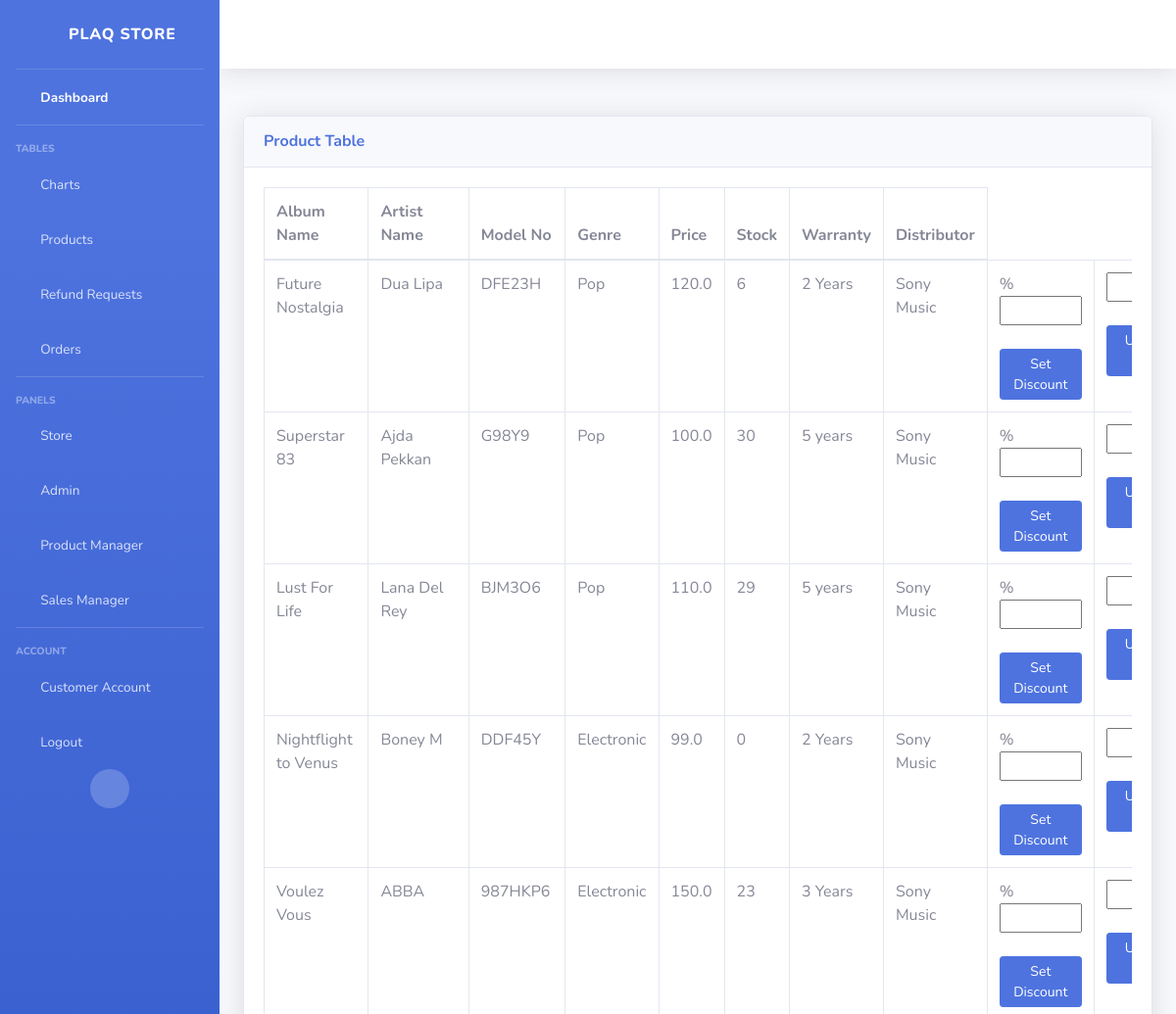
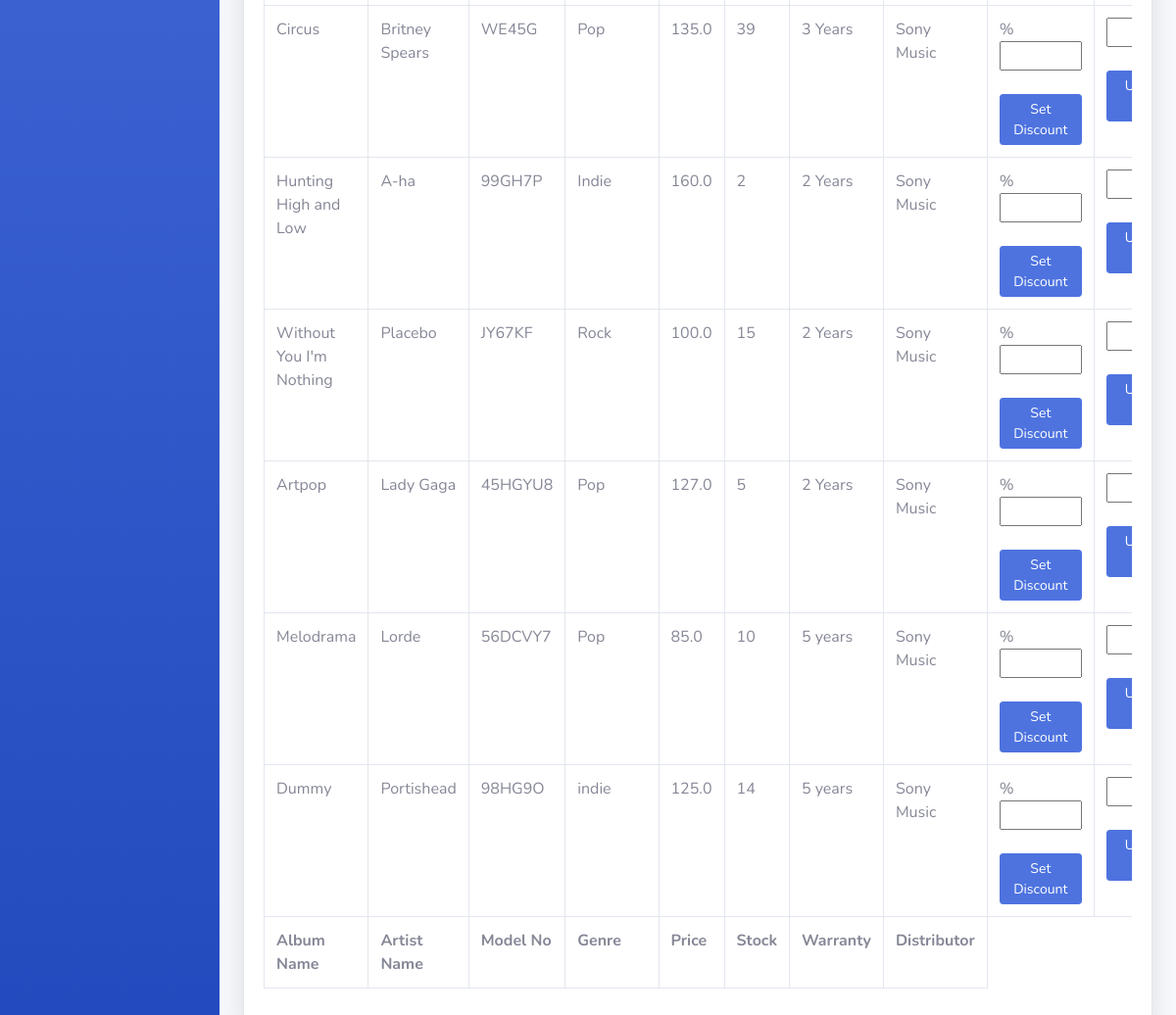
The page /sales-manager/ (signed in) on the database its author committed (2 pictures, top to bottom).
### store/models.py (models this page shows, shortened)
class Product(models.Model):
    model_no = models.CharField(max_length=200, blank=True, null=True)
    album_name = models.CharField(max_length=200, blank=False)
    artist_name = models.CharField(max_length=200, blank=False)
    description = models.CharField(max_length=500, blank=True, null=True)
    genre = models.CharField(max_length=200, blank=True, null=True)
    warranty = models.CharField(max_length=200, blank=True, null=True)
    distributor = models.CharField(max_length=200, blank=True, null=True)
    price = models.FloatField()
    stock = models.IntegerField(default=0, null=True, blank=True)
    onDiscount = models.BooleanField(default= False)
    image = models.ImageField(blank=True, null=True)

### mysite/decorators.py (the view)
    def wrapper_func(request, *args, **kwargs):
        group_list = []
        user = request.user
        for groups in user.groups.all():
            group_list.append(groups.name)
        if 'sales manager' in group_list:
            return view_func(request, *args, **kwargs)
        else:
            return redirect('store')

### sales_manager/views.py (called while the page is built)
@sales_manager
def salesManager(request):
    products = Product.objects.all()
    context={'products': products}
    return render(request, "sales_manager/sales-manager.html", context)

### sales_manager/templates/sales_manager/sales-manager.html (shortened to what this page needs)
{% include 'sales_manager/sales_manager_base.html' %}
{% load static %}
{%block content%}
<div class="card shadow mb-4">
    <div class="card-header py-3">
        <h6 class="m-0 font-weight-bold text-primary">Product Table</h6>
    </div>
    <div class="card-body">
        <div class="table-responsive">
            <table class="table table-bordered" id="dataTable" width="100%" cellspacing="0">
                <thead>
                    <tr>
                        <th>Album Name</th>
                        <th>Artist Name</th>
                        <th>Model No</th>
                        <th>Genre</th>
                        <th>Price</th>
                        <th>Stock</th>
                        <th>Warranty</th>
                        <th>Distributor</th>
                    </tr>
                </thead>
                <tfoot>
                    <tr>
                        <th>Album Name</th>
                        <th>Artist Name</th>
                        <th>Model No</th>
                        <th>Genre</th>
                        <th>Price</th>
                        <th>Stock</th>
                        <th>Warranty</th>
                        <th>Distributor</th>
                    </tr>
                </tfoot>
                <tbody>
                    {% for product in products %}
                    <tr>
                        <td>{{product.album_name}}</td>
                        <td>{{product.artist_name}}</td>
                        <td>{{product.model_no}}</td>
                        <td>{{product.genre}}</td>
                        <td>{{product.price}}</td>
                        <td>{{product.stock}}</td>
                        <td>{{product.warranty}}</td>
                        <td>{{product.distributor}}</td>
                        <form action = "/price-discount/" method='POST'>
                        <td>% <input name="discount" type = "text" href="" size="7" >
                            <button   data- type="submit" class="btn btn-sm btn-primary" href="">Set Discount </button></td>
                        </form>
                        <form action = "/price-update/" method='POST'>
                        <td><input name = "price" type = "text" href="" size="7">
                            <button   data- type="submit" class="btn btn-sm btn-primary" href="">Update Price </button></td>
                        </form>
                    </tr>
                    {% endfor %}
                </tbody>
            </table>
        </div>
    </div>
</div>
{%endblock content %}

### sales_manager/templates/sales_manager/sales_manager_base.html (shortened to what this page needs)
<!DOCTYPE html>
<html lang="en">
{%load static %}
<head>
    <link href="{% static 'vendor/fontawesome-free/css/all.min.css' %}" rel="stylesheet" type="text/css">
    <link href="{% static 'css/sb-admin-2.min.css' %}" rel="stylesheet">
</head>
<body id="page-top">
    <div id="wrapper">
        <ul class="navbar-nav bg-gradient-primary sidebar sidebar-dark accordion" id="accordionSidebar">
            <a class="sidebar-brand d-flex align-items-center justify-content-center" href="/product-manager">
                <div class="sidebar-brand-icon rotate-n-15">
                    <i class="fas fa-laugh-wink"></i>
                </div>
                <div class="sidebar-brand-text mx-3">PLAQ Store</div>
            </a>
            <hr class="sidebar-divider my-0">
            <li class="nav-item active">
                <a class="nav-link" href="/sales-manager">
                    <i class="fas fa-fw fa-tachometer-alt"></i>
                    <span>Dashboard</span></a>
            </li>
            <hr class="sidebar-divider">
            <div class="sidebar-heading">
                Tables
            </div>
            <li class="nav-item">
                <a class="nav-link" href="/chart">
                    <i class="fas fa-fw fa-chart-area"></i>
                    <span>Charts</span></a>
            </li>
            <li class="nav-item">
                <a class="nav-link" href="/sales-manager">
                    <i class="fas fa-fw fa-table"></i>
                    <span>Products</span></a>
            </li>
            <li class="nav-item">
                <a class="nav-link" href="/refunds">
                    <i class="fas fa-fw fa-table"></i>
                    <span>Refund Requests</span></a>
            </li>
            <li class="nav-item">
                <a class="nav-link" href="/sales-orders">
                    <i class="fas fa-fw fa-table"></i>
                    <span>Orders</span></a>
            </li>
            <hr class="sidebar-divider d-none d-md-block">
            <div class="sidebar-heading">
                Panels
            </div>
            <li class="nav-item">
                <a class="nav-link" href="/">
                    <i class="fas fa-fw fa-cart-arrow-down"></i>
                    <span>Store</span></a>
            </li>
            {% if user.is_superuser%}
            <li class="nav-item">
                <a class="nav-link" href="#">
                    <i class="fas fa-fw fa-user-shield"></i>
                    <span>Admin</span></a>
            </li>
            {% endif%}
            {% for group in user.groups.all %}
                {% if group.name == 'product manager' %}
                    <li class="nav-item">
                        <a class="nav-link" href="/product-manager">
                            <i class="fas fa-fw fa-box-open"></i>
                            <span>Product Manager</span></a>
                    </li>
                {%elif group.name == 'sales manager' %}
                    <li class="nav-item">
                        <a class="nav-link" href="/sales-manager">
                            <i class="fas fa-fw fa-cash-register"></i>
                            <span>Sales Manager</span></a>
                    </li>
                {%endif%}
            {%endfor%}
            <hr class="sidebar-divider d-none d-md-block">
            <div class="sidebar-heading">
                Account
            </div>
            <li class="nav-item">
                <a class="nav-link" href="/account">
                    <i class="fas fa-fw fa-address-card"></i>
                    <span>Customer Account</span></a>
            </li>
            <li class="nav-item">
                <a class="nav-link" href="/logout">
                    <i class="fas fa-fw fa-sign-out-alt"></i>
                    <span>Logout</span></a>
            </li>
            <div class="text-center d-none d-md-inline">
                <button class="rounded-circle border-0" id="sidebarToggle"></button>
            </div>
        </ul>
        <div id="content-wrapper" class="d-flex flex-column">
            <div id="content">
                <nav class="navbar navbar-expand navbar-light bg-white topbar mb-4 static-top shadow">
                </nav>
                <div class="container-fluid">
                    <div class="row">
                    <div class="row">
        </div>
    </div>
</body>
</html>

### rows shown on the page
Product: album_name "Future Nostalgia", artist_name "Dua Lipa", model_no "DFE23H", genre "Pop", price "120.0", stock "6", warranty "2 Years", distributor "Sony Music"
Product: album_name "Superstar 83", artist_name "Ajda Pekkan", model_no "G98Y9", genre "Pop", price "100.0", stock "30", warranty "5 years", distributor "Sony Music"
Product: album_name "Lust For Life", artist_name "Lana Del Rey", model_no "BJM3O6", genre "Pop", price "110.0", stock "29", warranty "5 years", distributor "Sony Music"
Product: album_name "Nightflight to Venus", artist_name "Boney M", model_no "DDF45Y", genre "Electronic", price "99.0", stock "0", warranty "2 Years", distributor "Sony Music"
Product: album_name "Voulez Vous", artist_name "ABBA", model_no "987HKP6", genre "Electronic", price "150.0", stock "23", warranty "3 Years", distributor "Sony Music"
Product: album_name "Circus", artist_name "Britney Spears", model_no "WE45G", genre "Pop", price "135.0", stock "39", warranty "3 Years", distributor "Sony Music"
Product: album_name "Hunting High and Low", artist_name "A-ha", model_no "99GH7P", genre "Indie", price "160.0", stock "2", warranty "2 Years", distributor "Sony Music"
Product: album_name "Without You I'm Nothing", artist_name "Placebo", model_no "JY67KF", genre "Rock", price "100.0", stock "15", warranty "2 Years", distributor "Sony Music"
Product: album_name "Artpop", artist_name "Lady Gaga", model_no "45HGYU8", genre "Pop", price "127.0", stock "5", warranty "2 Years", distributor "Sony Music"
Product: album_name "Melodrama", artist_name "Lorde", model_no "56DCVY7", genre "Pop", price "85.0", stock "10", warranty "5 years", distributor "Sony Music"
Product: album_name "Dummy", artist_name "Portishead", model_no "98HG9O", genre "indie", price "125.0", stock "14", warranty "5 years", distributor "Sony Music"
